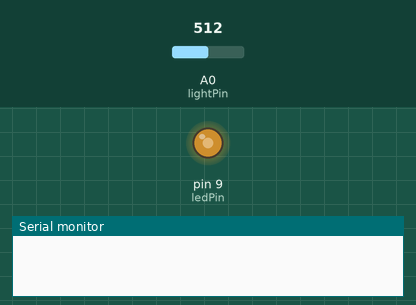
This sketch was run on a simulated Arduino Uno, built with avr-gcc and run on an emulated ATmega328P. On the bench: output pins drawn as LEDs (lit = HIGH), the last lines printed to the serial monitor. The inputs (shaded band) are chosen by the test bench; at power-on: A0 (lightPin) = 512.

Above: at 1.2 s.
1.3 s: A0 (lightPin) set to 716
At 1.6 s:
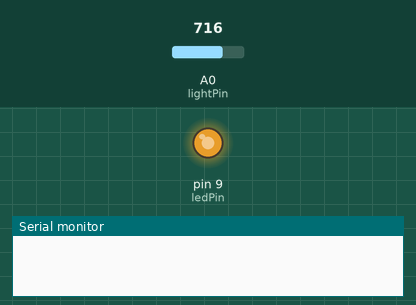
2.8 s: A0 (lightPin) set to 306
At 3.9 s:
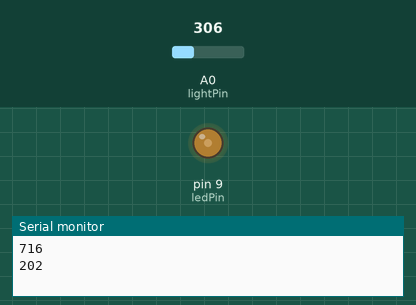
4.3 s: A0 (lightPin) set to 122
At 5.1 s:
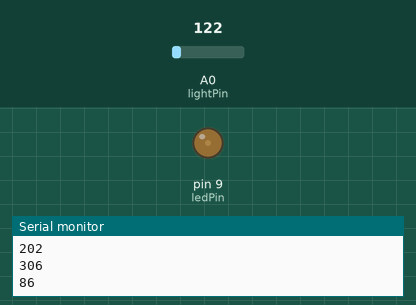
5.8 s: A0 (lightPin) set to 0
At 6.2 s:
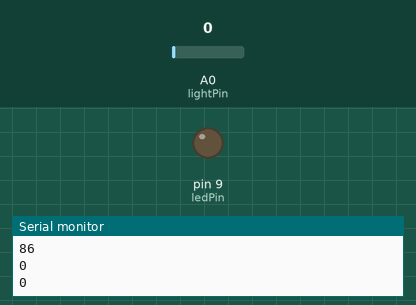
Timing chart, 0 to 8.3 s (numbered marks = the images above; inputs shaded):
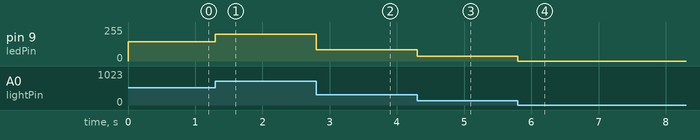

Measured:
- after the input at 1.3 s, pin 9 (ledPin): 145/255 → 202/255 at once
- after the input at 2.8 s, pin 9 (ledPin): 202/255 → 86/255 at once
- after the input at 4.3 s, pin 9 (ledPin): 86/255 → 34/255 at once
- after the input at 5.8 s, pin 9 (ledPin): 34/255 → 0/255 at once

The sketch:

lightLevelLed.ino
```cpp
 //FILE          : lightLevelLed.ino
 //PROJECT       : IAd - Final Project
 //PROGRAMMER    : Bowen Zhuang, Linyan Li, Kevin Li
 //FIRST VERSION : 2015-04-13
 //DESCRIPTION   : A simple programme that will change the intensity of
 // 				an LED based  * on the amount of light incident on
 // 				the photo resistor. Then, data is sent to a PC using
 //					a serial port within every 2 second

#include "Timer.h"


//PhotoResistor Pin
int lightPin = 0; //the analog pin the photoresistor is
                  //connected to
                  //the photoresistor is not calibrated to any units so
                  //this is simply a raw sensor value (relative light)
//LED Pin
int ledPin = 9;   //the pin the LED is connected to
                  //we are controlling brightness so
                  //we use one of the PWM (pulse width
                  // modulation pins)
int lightLevel=0;
int ledLevel=0;

Timer t;
void setup()
{
  Serial.begin(9600);           // set up Serial library at 9600 bps
  pinMode(ledPin, OUTPUT); //sets the led pin to output
  t.every(2000, takeReading);
}
 /*
 * loop() - this function will start after setup
 * finishes and then repeat
 */
void loop()
{
  t.update();

  lightLevel = analogRead(lightPin); //Read the
                                        // lightlevel

  ledLevel = lightLevel;

 ledLevel = map(ledLevel, 0, 900, 0, 255);
         //adjust the value 0 to 900 to
         //span 0 to 255
 ledLevel = constrain(ledLevel, 0, 255);//make sure the
                                           //value is betwween
                                           //0 and 255
 analogWrite(ledPin, ledLevel);  //write the value


}

void takeReading()
{

 Serial.println(lightLevel,DEC);
 Serial.println(ledLevel,DEC);
}
```
